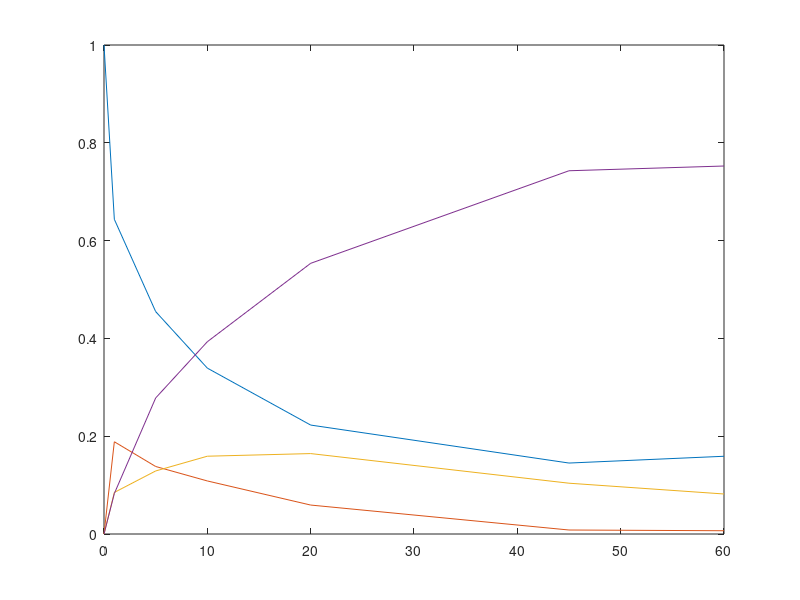

This figure's MATLAB source: (Note: this script raises an error after producing the figure.)
t = [0 1 5 10 20 45 60];
laa = [1 0.64358 0.45481 0.33923 0.22278 0.14511 0.15896];
laz = [0 0.18863 0.13806 0.10849 0.05921 0.00817 0.00668];
lza = [0 0.08501 0.12894 0.15909 0.16447 0.10388 0.08184];
lzz = [0 0.08278 0.27819 0.39319 0.55354 0.74284 0.75253];

figure
plot(t, [laa; laz; lza; lzz]);

figure
[t,y]=ode15s(@dxdt, [0 60],[1,0,0,0]);
plot(t,y)